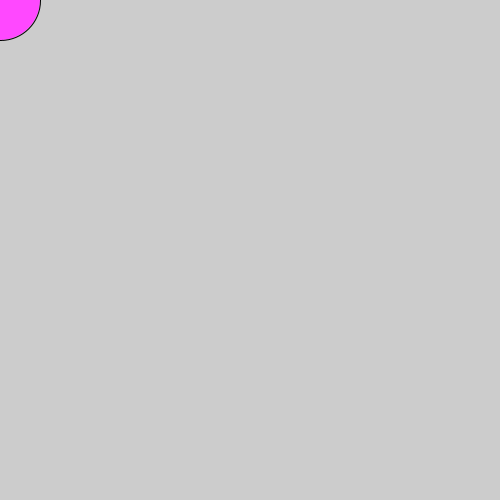
Frame 1 (no input)
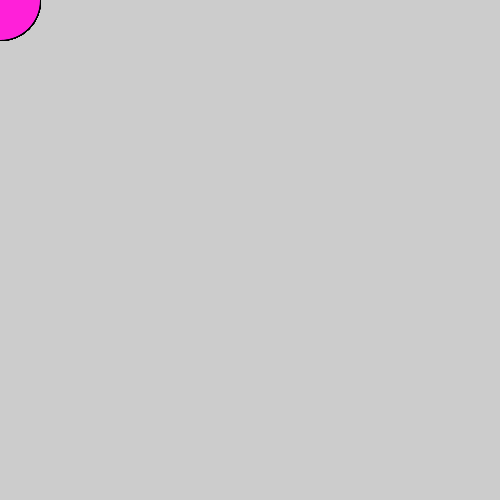
Frame 60 (the mouse pressed at the canvas centre just before this capture)
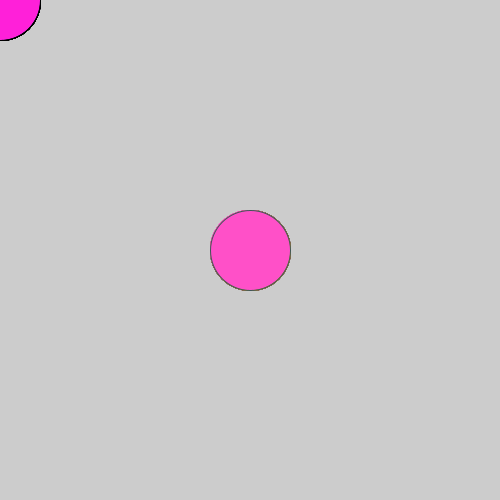
Frame 120 (the mouse held since frame 60 and released just before this capture)

The Processing sketch that drew these frames (run headless with seeded random() and noise(); from frame 60 on, the mouse is pressed at the canvas centre):

// Processing sketch: processing_134557
// ── processing_134557.pde

void setup() {
  size(500,500);
}
  
void draw() {
  if (mousePressed) {
    fill(400,80,200);
    stroke(random(270), random(220), random (185));
  } else {
    fill(random(450), random(280), random (345));
  }
  ellipse(mouseX, mouseY, 80, 80);
}
